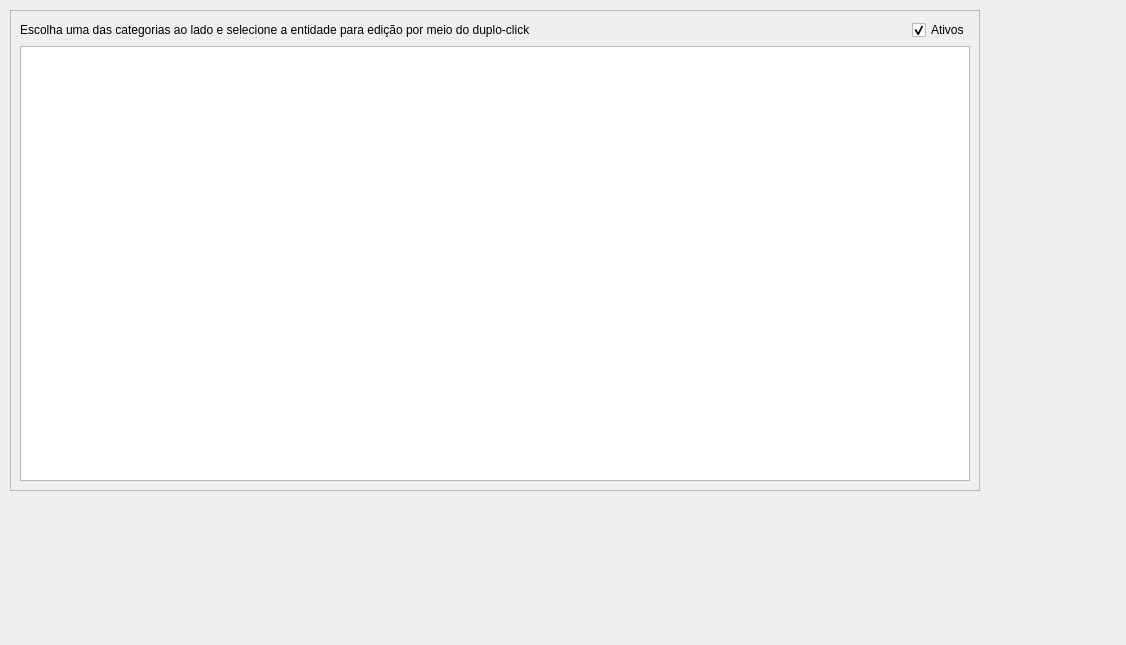
          <widget class="QWidget" name="page_Search">
           <property name="geometry">
            <rect>
             <x>0</x>
             <y>0</y>
             <width>1126</width>
             <height>645</height>
            </rect>
           </property>
           <attribute name="label">
            <string>Page 1</string>
           </attribute>
           <widget class="QFrame" name="frame_FindEntity">
            <property name="geometry">
             <rect>
              <x>10</x>
              <y>10</y>
              <width>970</width>
              <height>481</height>
             </rect>
            </property>
            <property name="sizePolicy">
             <sizepolicy hsizetype="Preferred" vsizetype="Fixed">
              <horstretch>0</horstretch>
              <verstretch>0</verstretch>
             </sizepolicy>
            </property>
            <property name="minimumSize">
             <size>
              <width>200</width>
              <height>0</height>
             </size>
            </property>
            <property name="maximumSize">
             <size>
              <width>970</width>
              <height>16777215</height>
             </size>
            </property>
            <property name="frameShape">
             <enum>QFrame::Shape::StyledPanel</enum>
            </property>
            <property name="frameShadow">
             <enum>QFrame::Shadow::Raised</enum>
            </property>
            <layout class="QGridLayout" name="gridLayout_5">
             <item row="0" column="0">
              <widget class="QLabel" name="label_SearchNotes">
               <property name="text">
                <string>Escolha uma das categorias ao lado e selecione a entidade para edição por meio do duplo-click</string>
               </property>
              </widget>
             </item>
             <item row="0" column="1">
              <spacer name="horizontalSpacer">
               <property name="orientation">
                <enum>Qt::Orientation::Horizontal</enum>
               </property>
               <property name="sizeHint" stdset="0">
                <size>
                 <width>367</width>
                 <height>20</height>
                </size>
               </property>
              </spacer>
             </item>
             <item row="0" column="2">
              <widget class="QCheckBox" name="checkBox_showStates">
               <property name="text">
                <string>Ativos</string>
               </property>
               <property name="checked">
                <bool>true</bool>
               </property>
               <property name="tristate">
                <bool>true</bool>
               </property>
              </widget>
             </item>
             <item row="1" column="0" colspan="3">
              <widget class="QTableView" name="tableView_Entities">
               <property name="editTriggers">
                <set>QAbstractItemView::EditTrigger::NoEditTriggers</set>
               </property>
               <property name="selectionMode">
                <enum>QAbstractItemView::SelectionMode::SingleSelection</enum>
               </property>
               <property name="selectionBehavior">
                <enum>QAbstractItemView::SelectionBehavior::SelectRows</enum>
               </property>
               <property name="sortingEnabled">
                <bool>false</bool>
               </property>
              </widget>
             </item>
            </layout>
           </widget>
          </widget>
